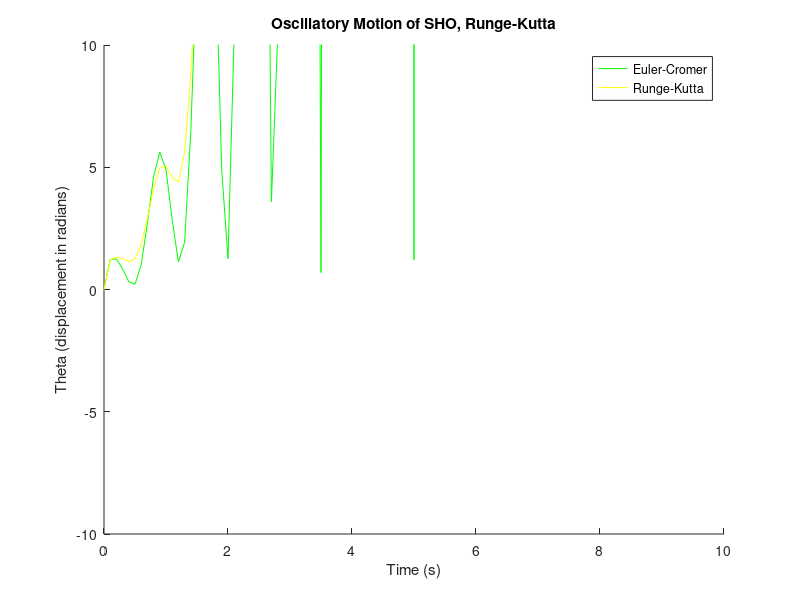

Write MATLAB code to recreate this figure.
%% Problem 3.1: Investigating the Euler-Cromer Method for SHO
clear all

%initial conditions 
m = 1; %mass of pendulum
l = 0.5; %length of the wire
g = 9.8; %force of gravity
E_e(1) = 0; 
E_r(1) = 0;
K_e(1) = 0;
P_e(1) = 0; 
w(1) = 0; %initial angular velocity 
dt = 0.1;
ft = 100;
t = [0:dt:ft+dt]; %initial element in time array
theta(1) = pi/2; %initial angle of pendulum 
theta_r(1) = pi/2;

for i = 1:length(t)
    %calculating the motion of the pendulum itself
    w(i+1) = w(i)-(g/l)*theta(i)*dt;
    theta(i+1) = theta(i) + w(i)*dt;
    t(i+1) = t(i) + dt;
    
    %calculating energy for over the entire loop
    K_e(i+1) = (1/2)*m*(l^2)*(w(i)^2)*dt;
    P_e(i+1) = m*g*l*(theta(i)^2)*dt;
    E_e(i+1) = K_e(i+1) + P_e(i+1);
    E_e(i+2) = E_e(i+1);
end

%plot(t, theta, 'r');
hold on;

for i = 1:length(t)
    %calculating the motion of the pendulum itself
    theta_p = theta_r(i) + (1/2)*w(i)*dt;
    w_p = w(i) - (1/2)*theta_r(i)*dt;
    theta_r(i+1) = theta_r(i) + w_p*dt;
    w(i+1) = w(i) - theta_p*dt;
    t(i+1) = t(i) + dt;
    
    %calculating energy for over the entire loop
    %K(i+1) = (1/2)*m*(l^2)*(w(i)^2)*dt;
    %P(i+1) = m*g*l*(theta(i)^2)*dt;
    E_r(i+1) = (1/2)*(w(i)^2 + theta(i)^2);
    
end

%plot(t, theta_r, 'b'); 
hold on;
plot(t, E_r,'g');
hold on
plot(t, E_e, 'y');
axis([0, 10, -10, 10]);
title('Oscillatory Motion of SHO, Runge-Kutta')
xlabel('Time (s)')
ylabel('Theta (displacement in radians)')
legend('Euler-Cromer','Runge-Kutta','Energy of Runge-Kutta','Energy of Euler-Cromer');
